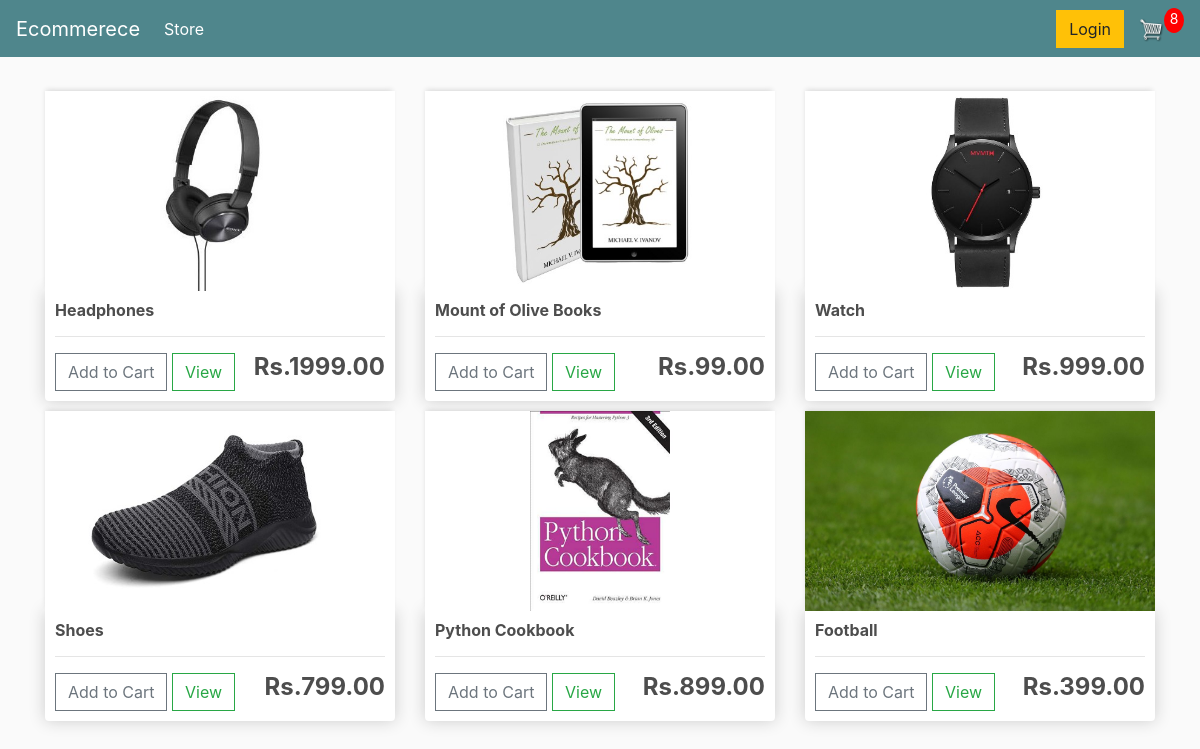
The app's page / (signed in) with its own data.
### store/models.py (models this page shows, shortened)
class Product(models.Model):
    name = models.CharField(max_length = 200, null = True)
    price = models.DecimalField(max_digits=10,decimal_places=2)
    digital = models.BooleanField(default = False, null=True, blank=True)
    image = models.ImageField(null = True, blank= True)
    @property
    def image_url(self):
        try:
            url = self.image.url
        except:
            url = ''
        return url

### store/views.py (the view)
# urls.py: path('', include('store.urls')),
def store(request):
    data = cookie_data(request)
    cart_items = data['cart_items']
    products = Product.objects.all()
    context = {'products':products,'cart_items':cart_items}
    return render(request,"store/store.html",context)

### store/models.py (called while the page is built)
    @property
    def cart_items(self):
        orderitems = self.orderitem_set.all()
        total = sum(item.quantity for item in orderitems)
        return total

### store/utils.py (called while the page is built)
def cookie_data(request):
    if request.user.is_authenticated:
        customer = request.user.customer
        order, created = Order.objects.get_or_create(customer = customer,complete = False)
        items = order.orderitem_set.all()
        cart_items = order.cart_items
    else:
        cookie_data = cookie_cart(request)
        items = cookie_data['items']
        order = cookie_data['order']
        cart_items = cookie_data['cart_items']
    return {'items':items,'order':order,'cart_items':cart_items}

### store/templates/store/store.html (shortened to what this page needs)
{% extends 'store/main.html' %}
{% load static %}
{% block content %}
    <div class="row">
        {% for product in products %}
        <div class="col-lg-4">
            <img class="thumbnail" src="{{product.image_url}}">
            <div class="box-element product">
                <h6><strong>{{product.name}}</strong></h6>
				<hr>
				    <button data-product={{product.id}} data-action="add" class="btn btn-outline-secondary add-btn update-cart" >Add to Cart</button>
                <a class="btn btn-outline-success" href="#">View</a>
				<h4 style="display: inline-block; float: right"><strong>Rs.{{product.price|floatformat:2}}</strong></h4>
            </div>
        </div>
        {% endfor %}
    </div>
{% endblock content%}

### static/css/main.css (style rules this page uses)
body { background-color: hsl(0, 0%, 98%); }
h1,h2,h3,h4,h5,h6 { color:hsl(0, 0%, 30%); }
.box-element { box-shadow:hsl(0, 0%, 80%) 0 0 16px; background-color: #fff; border-radius: 4px; padding: 10px; }
.thumbnail { width: 100%; height: 200px; -webkit-box-shadow: -1px -3px 5px -2px rgba(214,214,214,1); -moz-box-shadow: -1px -3px 5px -2px rgba(214,214,214,1); box-shadow: -1px -3px 5px -2px rgba(214,214,214,1); }
.product { border-radius: 0 0 4px 4px; }
.col-lg-4, .col-lg-6, .col-lg-8, .col-lg-12 { margin-top: 10px; }
.btn { border-radius: 0; }

### records on screen
Product: image_url (picture), name "Headphones", price "1999.00"
Product: image_url (picture), name "Mount of Olive Books", price "99.00"
Product: image_url (picture), name "Watch", price "999.00"
Product: image_url (picture), name "Shoes", price "799.00"
Product: image_url (picture), name "Python Cookbook", price "899.00"
Product: image_url (picture), name "Football", price "399.00"

### other values on screen
{{ cart_items }} "8"
